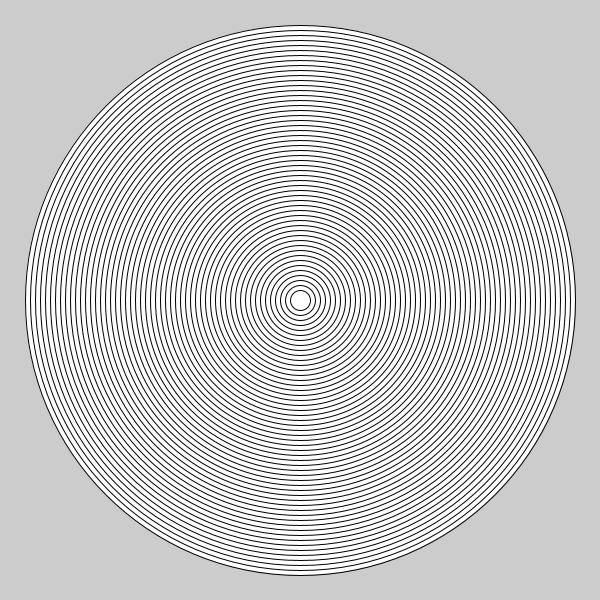
Frame 1 (no input)
Frame 60 (the mouse pressed at the canvas centre just before this capture): identical to frame 1, image omitted
Frame 120 (the mouse held since frame 60 and released just before this capture): identical to frame 1, image omitted

The Processing sketch that drew this single still picture (run headless with seeded random() and noise(); from frame 60 on, the mouse is pressed at the canvas centre):

// Processing sketch: weng_bullseye_2014_09_30
// ── weng_bullseye_2014_09_30.pde
int diameter;

void setup() {
  size(600,600);
  diameter=550;
}

void draw() {

  while(diameter>10) {
    ellipse(width/2,height/2,diameter,diameter);
    diameter=diameter-10;
  }
}
